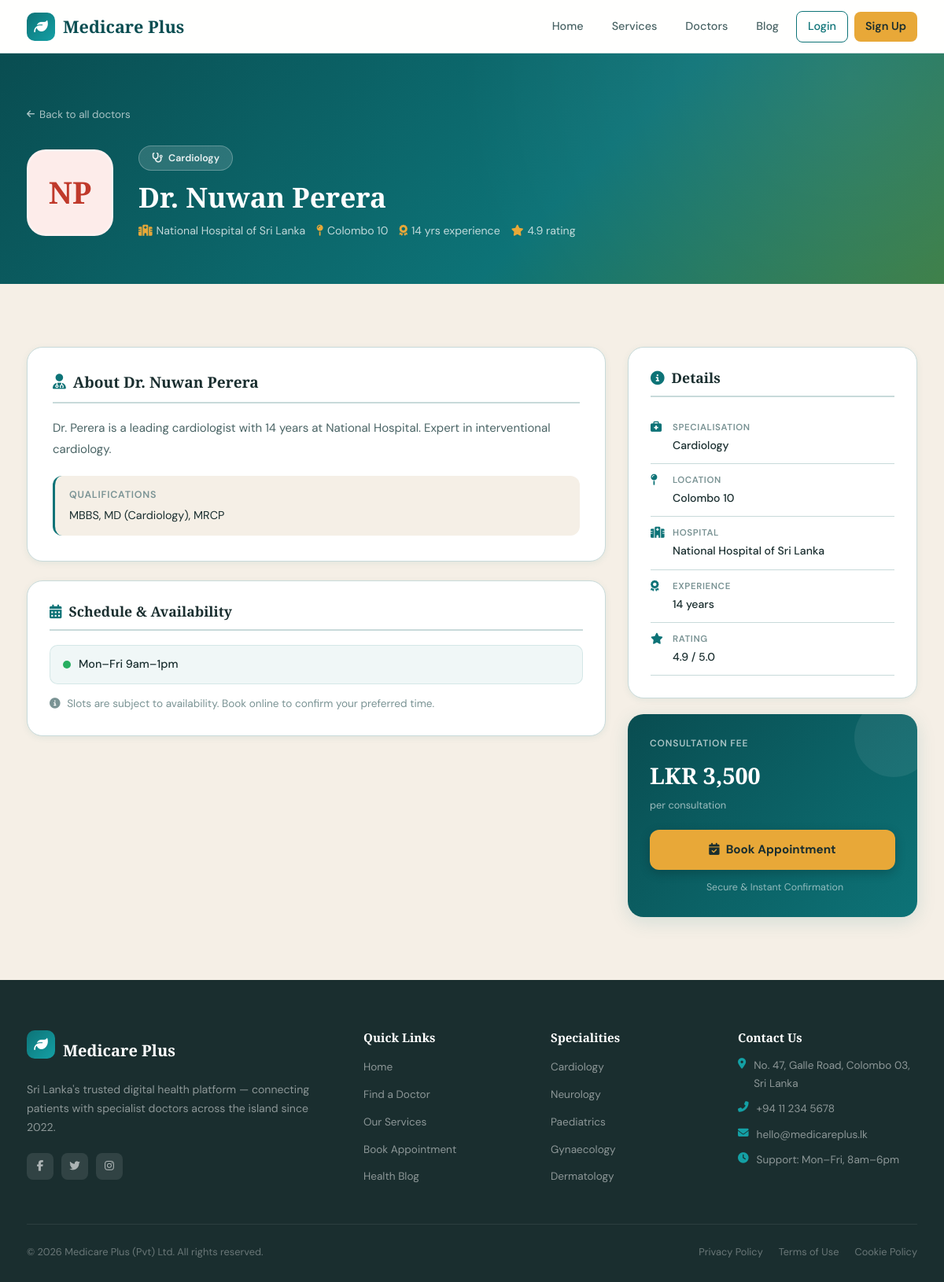
The app's page /doctor_profile.php?id=1, older data.
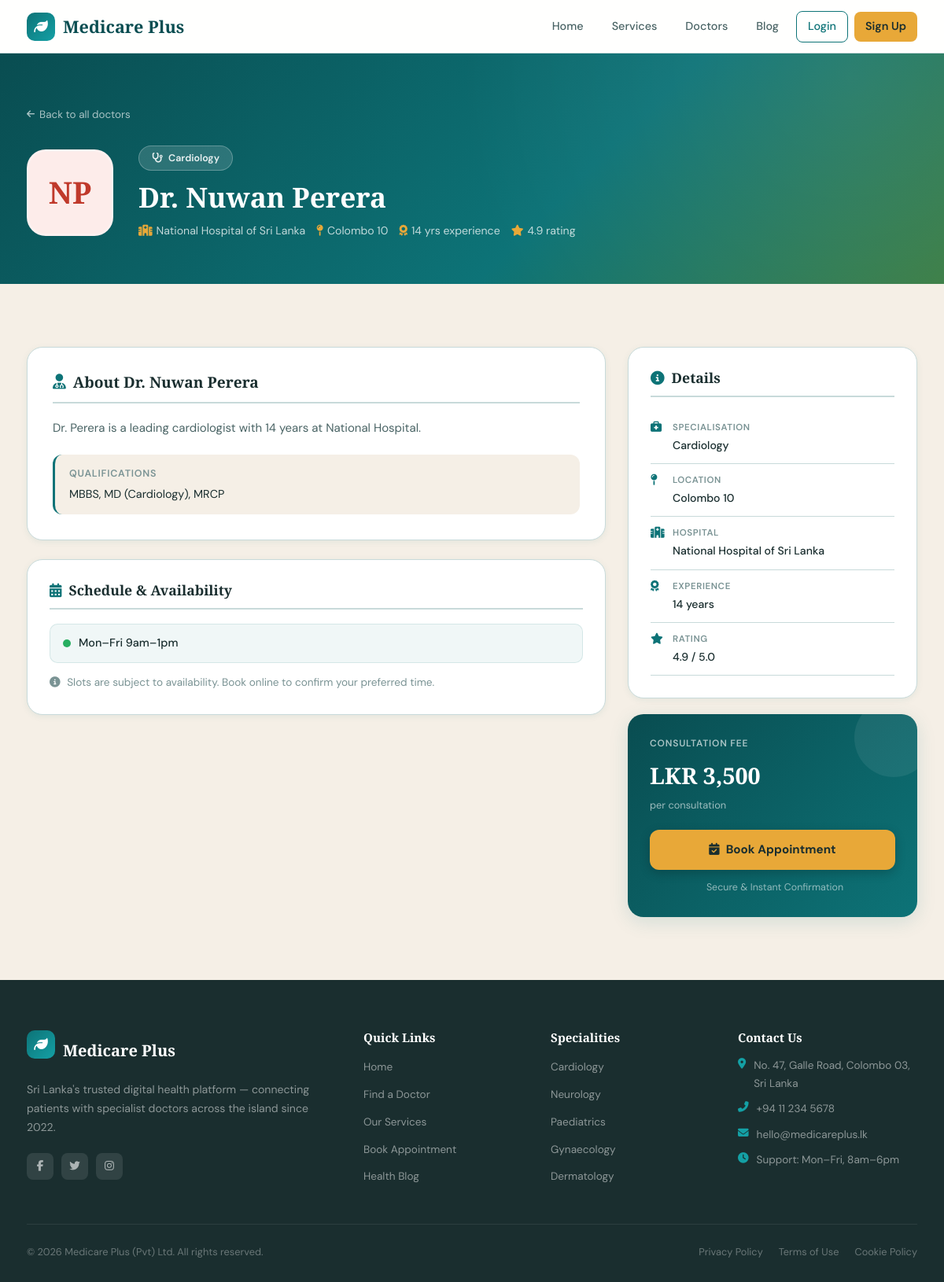
The same page, newer data.
### tables this page shows
CREATE TABLE IF NOT EXISTS doctors (
    id                  INT UNSIGNED AUTO_INCREMENT PRIMARY KEY,
    user_id             INT UNSIGNED NOT NULL UNIQUE,
    specialization      VARCHAR(120) NOT NULL,
    qualification       VARCHAR(255),
    hospital            VARCHAR(180),
    location            VARCHAR(180),
    consultation_fee    DECIMAL(10,2) NOT NULL DEFAULT 1500.00,
    experience_years    TINYINT UNSIGNED DEFAULT 0,
    rating              DECIMAL(3,2) DEFAULT 4.00,
    availability        VARCHAR(255),
    bio                 TEXT,
    created_at          TIMESTAMP DEFAULT CURRENT_TIMESTAMP,
    FOREIGN KEY (user_id) REFERENCES users(id) ON DELETE CASCADE
);

CREATE TABLE IF NOT EXISTS users (
    id              INT UNSIGNED AUTO_INCREMENT PRIMARY KEY,
    first_name      VARCHAR(80)  NOT NULL,
    last_name       VARCHAR(80)  NOT NULL,
    email           VARCHAR(180) NOT NULL UNIQUE,
    password_hash   VARCHAR(255) NOT NULL,
    role            ENUM('patient','doctor','admin') NOT NULL DEFAULT 'patient',
    phone           VARCHAR(20),
    address         VARCHAR(255),
    city            VARCHAR(100),
    created_at      TIMESTAMP DEFAULT CURRENT_TIMESTAMP,
    updated_at      TIMESTAMP DEFAULT CURRENT_TIMESTAMP ON UPDATE CURRENT_TIMESTAMP
);

### functions.php (called while the page is built, shortened)
<?php
function fetch_doctor_by_id(int $id): ?array {
    $conn = get_db_connection();
    $stmt = $conn->prepare(
        'SELECT d.*, u.first_name, u.last_name, u.email, u.phone, u.city
         FROM doctors d JOIN users u ON u.id = d.user_id WHERE d.id = ? LIMIT 1'
    );
    $stmt->bind_param('i', $id);
    $stmt->execute();
    $row = $stmt->get_result()->fetch_assoc();
    return $row ?: null;
}

### doctor_profile.php (the view, shortened to what the changed rows need)
<?php
require_once 'functions.php';
$docId  = filter_input(INPUT_GET, 'id', FILTER_VALIDATE_INT);
$doctor = $docId ? fetch_doctor_by_id($docId) : null;
include 'header.php';
$specColours = [
    'Cardiology'           => ['#c0392b','#fdecea'],
    'Neurology'            => ['#6c3483','#f3e8f9'],
    'Paediatrics'          => ['#1565c0','#e3f0fc'],
    'Pediatrics'           => ['#1565c0','#e3f0fc'],
    'Dermatology'          => ['#b7950b','#fef9e7'],
    'Orthopaedics'         => ['#1a5276','#eaf2fc'],
    'Orthopedics'          => ['#1a5276','#eaf2fc'],
    'General Practitioner' => ['#1e8449','#e9f7ef'],
    'Gynaecology'          => ['#b03a8a','#fce4f4'],
    'ENT'                  => ['#ca6f1e','#fef3e2'],
    'Endocrinology'        => ['#1abc9c','#e8faf5'],
    'Pulmonology'          => ['#2980b9','#eaf4fb'],
];
?>
<?php if ($doctor):
    $spec     = htmlspecialchars($doctor['specialization']);
    $name     = htmlspecialchars($doctor['first_name'] . ' ' . $doctor['last_name']);
    $initials = strtoupper(substr($doctor['first_name'],0,1) . substr($doctor['last_name'],0,1));
    $rating   = (float)$doctor['rating'];
    $fee      = (float)$doctor['consultation_fee'];
    $exp      = (int)$doctor['experience_years'];
    $hosp     = htmlspecialchars($doctor['hospital'] ?? '');
    $city     = htmlspecialchars($doctor['location'] ?? $doctor['city'] ?? 'Sri Lanka');
    $avail    = htmlspecialchars($doctor['availability'] ?? 'Mon – Fri, 9am – 5pm');
    $bio      = nl2br(htmlspecialchars($doctor['bio'] ?: 'No biography provided for this specialist.'));
    $qual     = htmlspecialchars($doctor['qualification'] ?? '');
    $colours  = $specColours[$doctor['specialization']] ?? ['var(--teal)','rgba(13,115,119,.08)'];
    $accentC  = $colours[0];
    $lightC   = $colours[1];
?>
<section style="background:linear-gradient(135deg,var(--teal-dark) 0%,var(--teal) 60%,var(--leaf) 100%);padding:64px 0 56px;position:relative;overflow:hidden">
    <div style="position:absolute;inset:0;background:radial-gradient(circle at 90% 10%,rgba(255,255,255,.07) 0%,transparent 45%);pointer-events:none"></div>
    <div class="container" style="position:relative">
        <a href="doctors.php" style="display:inline-flex;align-items:center;gap:6px;color:rgba(255,255,255,.65);font-size:.84rem;text-decoration:none;margin-bottom:28px;transition:color .2s"
            onmouseover="this.style.color='#fff'" onmouseout="this.style.color='rgba(255,255,255,.65)'">
            <i class="fas fa-arrow-left" style="font-size:.72rem"></i> Back to all doctors
        </a>
        <div style="display:flex;align-items:center;gap:32px;flex-wrap:wrap">
            <div style="width:110px;height:110px;border-radius:24px;background:<?= $lightC ?>;display:flex;align-items:center;justify-content:center;font-family:var(--font-display);font-size:2.4rem;font-weight:700;color:<?= $accentC ?>;border:3px solid rgba(255,255,255,.25);flex-shrink:0">
                <?= $initials ?>
            </div>
            <div>
                <div style="display:inline-flex;align-items:center;gap:7px;background:rgba(255,255,255,.14);border:1px solid rgba(255,255,255,.25);border-radius:50px;padding:5px 16px;font-size:.78rem;font-weight:600;color:rgba(255,255,255,.9);margin-bottom:12px">
                    <i class="fas fa-stethoscope"></i> <?= $spec ?>
                </div>
                <h1 style="font-family:var(--font-display);font-size:clamp(1.6rem,3vw,2.2rem);color:#fff;margin:0 0 10px">Dr. <?= $name ?></h1>
                <div style="display:flex;flex-wrap:wrap;gap:14px;font-size:.88rem;color:rgba(255,255,255,.75)">
                    <?php if ($hosp): ?>
                    <span><i class="fas fa-hospital-alt" style="margin-right:5px;color:var(--accent)"></i><?= $hosp ?></span>
                    <?php endif; ?>
                    <span><i class="fas fa-map-pin" style="margin-right:5px;color:var(--accent)"></i><?= $city ?></span>
                    <?php if ($exp > 0): ?>
                    <span><i class="fas fa-award" style="margin-right:5px;color:var(--accent)"></i><?= $exp ?> yrs experience</span>
                    <?php endif; ?>
                    <?php if ($rating > 0): ?>
                    <span><i class="fas fa-star" style="margin-right:5px;color:var(--accent)"></i><?= number_format($rating,1) ?> rating</span>
                    <?php endif; ?>
                </div>
            </div>
        </div>
    </div>
</section>
<section class="section">
    <div class="container">
        <div style="display:grid;grid-template-columns:2fr 1fr;gap:28px;align-items:start">
            <div style="display:flex;flex-direction:column;gap:24px">
                <div style="background:var(--white);border-radius:var(--radius-lg);border:1px solid var(--border);padding:32px;box-shadow:var(--shadow-sm)">
                    <h2 style="font-family:var(--font-display);font-size:1.2rem;color:var(--dark);margin:0 0 18px;padding-bottom:14px;border-bottom:2px solid var(--border);display:flex;align-items:center;gap:9px">
                        <i class="fas fa-user-doctor" style="color:var(--teal)"></i> About Dr. <?= $name ?>
                    </h2>
                    <p style="color:var(--mid);line-height:1.8;margin:0"><?= $bio ?></p>
                    <?php if ($qual): ?>
                    <div style="margin-top:20px;padding:14px 18px;background:var(--sand);border-radius:var(--radius);border-left:3px solid var(--teal)">
                        <div style="font-size:.78rem;text-transform:uppercase;letter-spacing:.8px;color:var(--muted);margin-bottom:4px;font-weight:600">Qualifications</div>
                        <div style="font-size:.9rem;color:var(--dark)"><?= $qual ?></div>
                    </div>
                    <?php endif; ?>
                </div>
                <div style="background:var(--white);border-radius:var(--radius-lg);border:1px solid var(--border);padding:28px;box-shadow:var(--shadow-sm)">
                    <h2 style="font-family:var(--font-display);font-size:1.1rem;color:var(--dark);margin:0 0 18px;padding-bottom:12px;border-bottom:2px solid var(--border);display:flex;align-items:center;gap:9px">
                        <i class="fas fa-calendar-alt" style="color:var(--teal)"></i> Schedule &amp; Availability
                    </h2>
                    <div style="display:flex;align-items:center;gap:10px;padding:12px 16px;background:rgba(13,115,119,.06);border-radius:10px;border:1px solid rgba(13,115,119,.12)">
                        <div style="width:10px;height:10px;border-radius:50%;background:#27ae60;flex-shrink:0"></div>
                        <span style="font-size:.9rem;color:var(--dark);font-weight:500"><?= $avail ?></span>
                    </div>
                    <p style="margin:14px 0 0;font-size:.85rem;color:var(--muted)">
                        <i class="fas fa-info-circle" style="margin-right:5px"></i>
                        Slots are subject to availability. Book online to confirm your preferred time.
                    </p>
                </div>
            </div>
            <div style="display:flex;flex-direction:column;gap:20px">
                <div style="background:var(--white);border-radius:var(--radius-lg);border:1px solid var(--border);padding:28px;box-shadow:var(--shadow-sm)">
                    <h2 style="font-family:var(--font-display);font-size:1.1rem;color:var(--dark);margin:0 0 18px;padding-bottom:12px;border-bottom:2px solid var(--border);display:flex;align-items:center;gap:9px">
                        <i class="fas fa-circle-info" style="color:var(--teal)"></i> Details
                    </h2>
                    <ul style="list-style:none;padding:0;margin:0;display:flex;flex-direction:column;gap:0">
                        <?php
                        $details = [
                            ['fas fa-briefcase-medical', 'Specialisation', $spec],
                            ['fas fa-map-pin',            'Location',       $city],
                        ];
                        if ($hosp) $details[] = ['fas fa-hospital-alt','Hospital',$hosp];
                        if ($exp>0) $details[] = ['fas fa-award','Experience',$exp.' years'];
                        if ($rating>0) $details[] = ['fas fa-star','Rating',number_format($rating,1).' / 5.0'];
                        foreach ($details as $d):
                        ?>
                        <li style="display:flex;align-items:flex-start;gap:12px;padding:11px 0;border-bottom:1px solid var(--border);font-size:.88rem">
                            <i class="<?= $d[0] ?>" style="color:var(--teal);width:16px;flex-shrink:0;margin-top:2px"></i>
                            <div>
                                <div style="font-size:.72rem;text-transform:uppercase;letter-spacing:.6px;color:var(--muted);margin-bottom:2px;font-weight:600"><?= $d[1] ?></div>
                                <div style="color:var(--dark);font-weight:500"><?= $d[2] ?></div>
                            </div>
                        </li>
                        <?php endforeach; ?>
                    </ul>
                </div>
                <div style="background:linear-gradient(135deg,var(--teal-dark),var(--teal));border-radius:var(--radius-lg);padding:28px;box-shadow:var(--shadow-md);position:relative;overflow:hidden">
                    <div style="position:absolute;right:-20px;top:-20px;width:100px;height:100px;background:rgba(255,255,255,.07);border-radius:50%;pointer-events:none"></div>
                    <div style="position:relative">
                        <div style="font-size:.75rem;text-transform:uppercase;letter-spacing:.8px;color:rgba(255,255,255,.65);margin-bottom:6px;font-weight:600">Consultation Fee</div>
                        <div style="font-family:var(--font-display);font-size:1.8rem;font-weight:700;color:#fff;margin-bottom:4px">
                            LKR <?= number_format($fee,0) ?>
                        </div>
                        <div style="font-size:.8rem;color:rgba(255,255,255,.6);margin-bottom:20px">per consultation</div>
                        <a href="book_appointment.php?doctor_id=<?= (int)$doctor['id'] ?>"
                            style="display:flex;align-items:center;justify-content:center;gap:8px;width:100%;padding:13px;background:var(--accent);color:var(--dark);border-radius:var(--radius);font-weight:700;font-size:.95rem;text-decoration:none;transition:all .2s;box-shadow:0 4px 14px rgba(0,0,0,.2)"
                            onmouseover="this.style.background='var(--accent-dark)';this.style.transform='translateY(-1px)'"
                            onmouseout="this.style.background='var(--accent)';this.style.transform=''">
                            <i class="fas fa-calendar-check"></i> Book Appointment
                        </a>
                        <div style="display:flex;align-items:center;gap:6px;justify-content:center;margin-top:12px;font-size:.78rem;color:rgba(255,255,255,.55)">
                            <i class="fas fa-shield-check"></i> Secure &amp; Instant Confirmation
                        </div>
                    </div>
                </div>
            </div>
        </div>
    </div>
</section>
<?php endif; ?>
<?php include 'footer.php'; ?>

Row changes from the older to the newer data that the page shows:
changed doctors "MBBS, MD (Cardiology), MRCP": bio "Dr. Perera is a leading cardiologist with 14 years at National Hospital. Expert in interventional cardiology." → "Dr. Perera is a leading cardiologist with 14 years at National Hospital."
